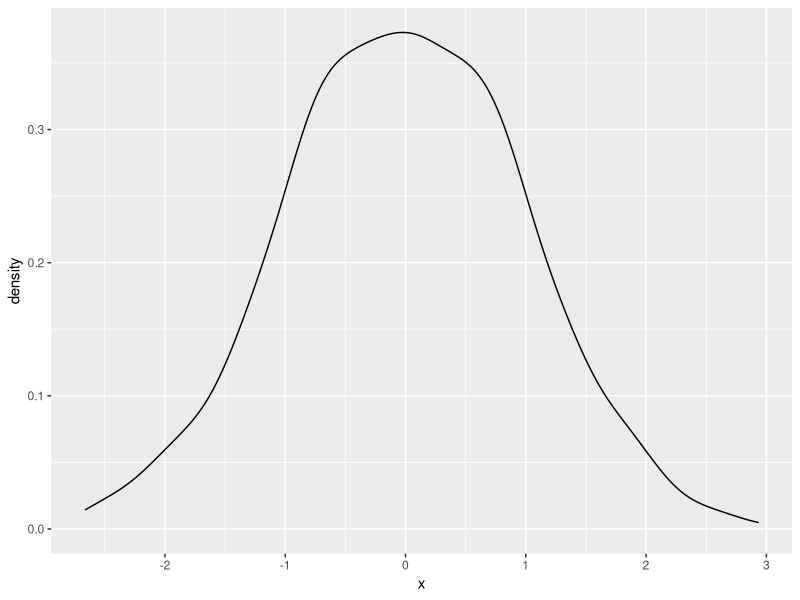

This figure's R source:
## ---- chunk 1
mean(rnorm(10))
## ---- chunk 2
head(cars)
## ---- chunk 3
library(tidyverse)
data.frame(x=rnorm(1000)) %>%
    ggplot(aes(x=x)) + geom_density()
## ---- chunk 4
library(knitr)
kable(summary(cars), caption='Summary of the cars data set')
